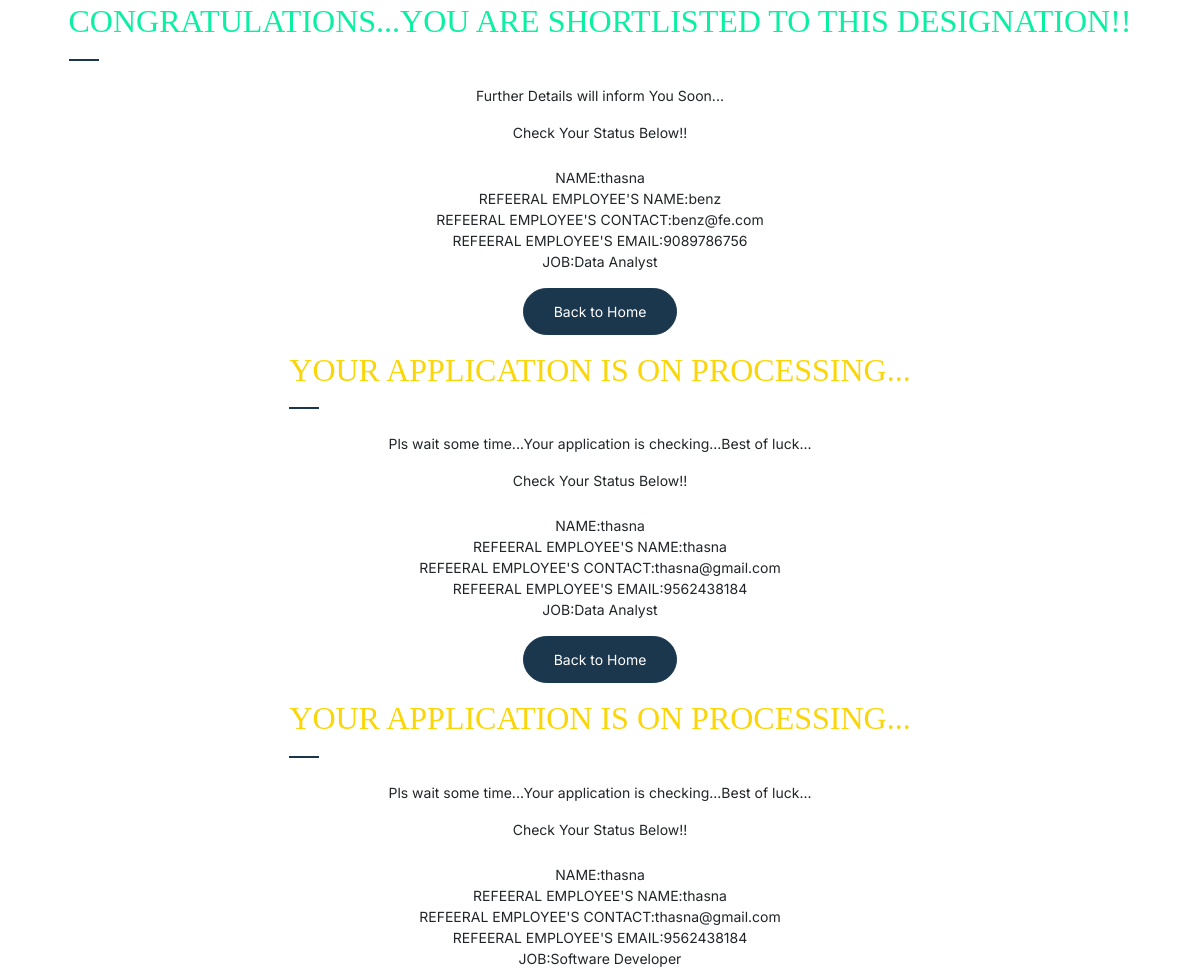
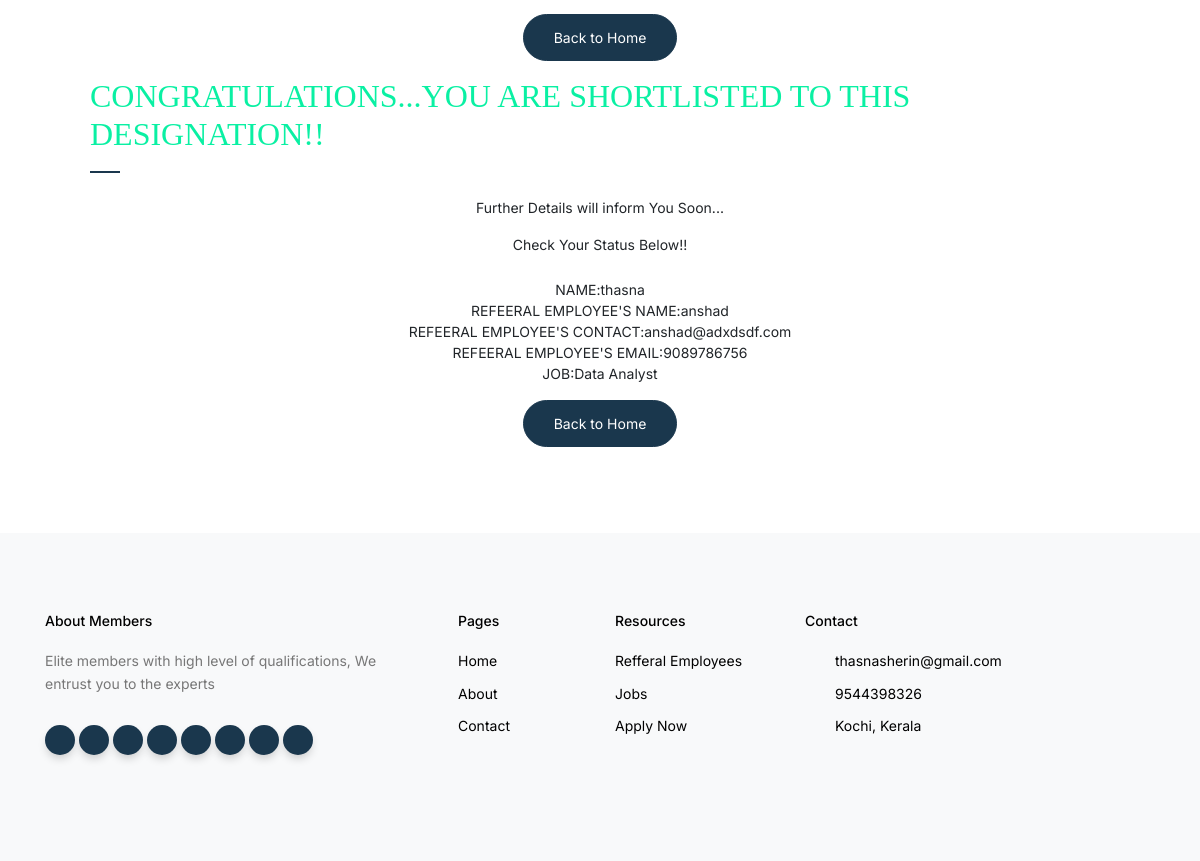
/emphistory (signed in, lower part), run on an earlier commit of the app's database (2 pictures, top to bottom).
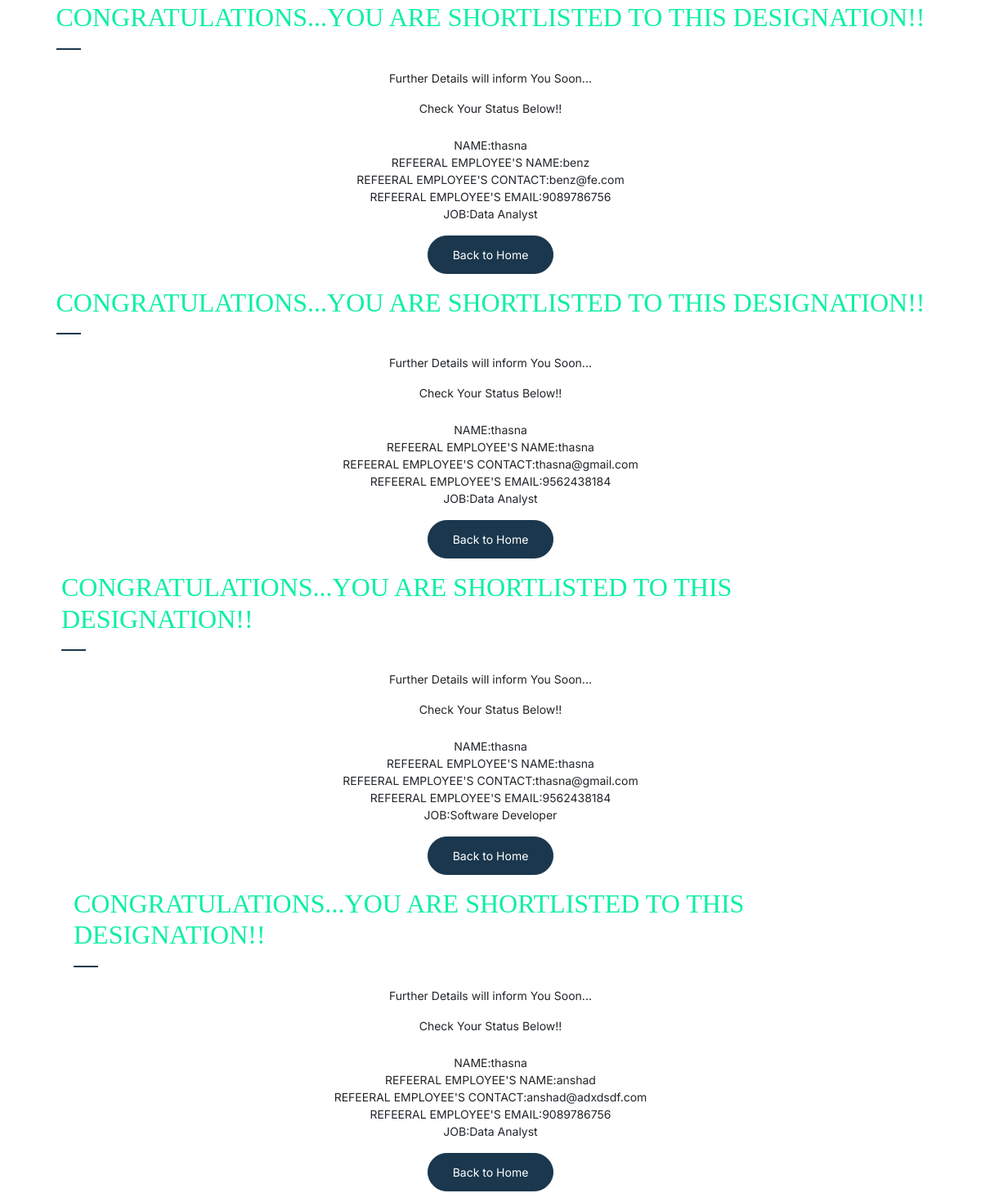
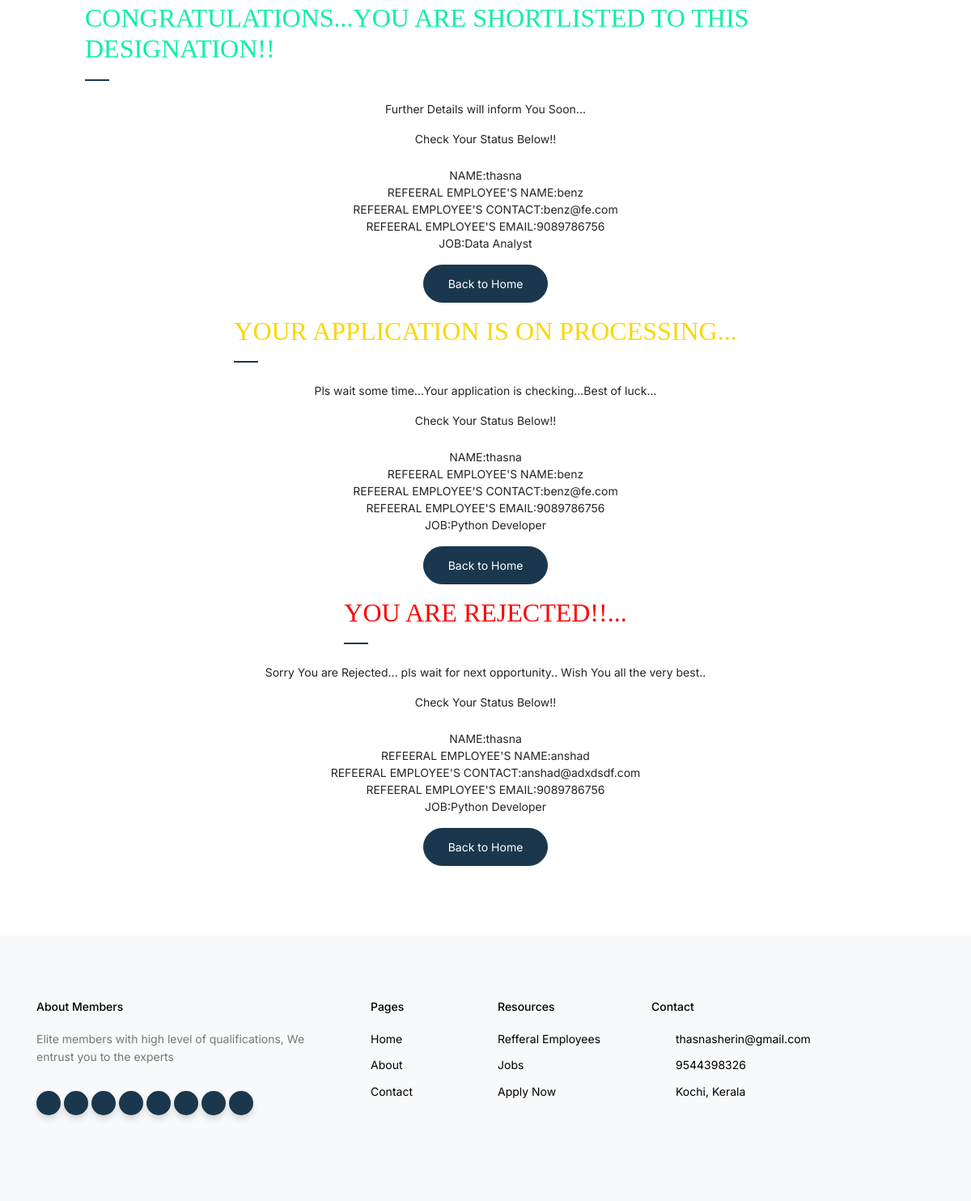
And on a later commit of the database (2 pictures, top to bottom).
### UserApp/models.py (models this page shows)
class  Ebooking(models.Model):
    uid=models.ForeignKey(Register,on_delete=models.CASCADE,null=True)
    eid=models.ForeignKey(Eregister,on_delete=models.CASCADE,null=True)
    job=models.CharField(max_length=20,default='')
    resume=models.FileField(upload_to='resumes')
    coverletter=models.CharField(max_length=500)
    status=models.IntegerField(default=0)

class Register(models.Model):
    username=models.CharField(max_length=100)
    password=models.CharField(max_length=100)
    email=models.EmailField()
    number=models.IntegerField()

### Employee/models.py (models this page shows)
class Eregister(models.Model):
    name=models.CharField(max_length=100)
    password=models.CharField(max_length=10,default='')
    email=models.EmailField()
    phone=models.CharField(max_length=100)
    design=models.CharField(max_length=100)
    qual=models.CharField(max_length=100)
    img=models.ImageField(upload_to='images',default='null.jpg')
    status=models.IntegerField(default=0)

### UserApp/views.py (the view)
# urls.py: path('emphistory',views.emphistory,name="emphistory"),
def emphistory(request):
    if 'u_id' in request.session:
       uid=request.session.get('u_id')
       data=Ebooking.objects.filter(uid=uid)
       return render(request,'emphistory.html',{'data':data})
    return render(request,'login.html',{'msg1':"you need to login"})

### UserApp/templates/emphistory.html
{% extends 'home_page.html' %}
{% block content %}
<center><div class="untree_co-section">
    <div class="container">
        <div class="row justify-content-between align-items-center">
            {% for i in data %}
            <div class="col-lg-12">
                {% if i.status == 0 %}
                <b><h2 class="section-title text-left mb-4" style="color: rgb(250, 214, 9);">YOUR APPLICATION IS ON PROCESSING...</h2></b>
                <p>Pls wait some time...Your application is checking...Best of luck...</p>
                <p class="mb-4">Check Your Status Below!!</p>
                <ul class="list-unstyled">
                    <li>NAME:{{i.uid.username}}</li>
                    <li>REFEERAL EMPLOYEE'S NAME:{{i.eid.name}}</li>
                    <li>REFEERAL EMPLOYEE'S CONTACT:{{i.eid.email}}</li>
                    <li>REFEERAL EMPLOYEE'S EMAIL:{{i.eid.phone}}</li>
                    <li>JOB:{{i.job}}</li>
                </ul>
                <p><a href="{% url 'home_page' %}" class="btn btn-primary">Back to Home</a></p>
                {% elif i.status == 1 %}
                <b><h2 class="section-title text-left mb-4" style="color:rgb(10, 240, 163);">CONGRATULATIONS...YOU ARE SHORTLISTED TO THIS DESIGNATION!!</h2></b>
                <p>Further Details will inform You Soon...</p>
                <p class="mb-4">Check Your Status Below!!</p>
                <ul class="list-unstyled">
                    <li>NAME:{{i.uid.username}}</li>
                    <li>REFEERAL EMPLOYEE'S NAME:{{i.eid.name}}</li>
                    <li>REFEERAL EMPLOYEE'S CONTACT:{{i.eid.email}}</li>
                    <li>REFEERAL EMPLOYEE'S EMAIL:{{i.eid.phone}}</li>
                    <li>JOB:{{i.job}}</li>
                </ul>
                <p><a href="{% url 'home_page' %}" class="btn btn-primary">Back to Home</a></p>
                {% elif i.status == 2 %}
                <b><h2 class="section-title text-left mb-4" style="color:red;">YOU ARE REJECTED!!...</h2></b>
                <p>Sorry You are Rejected... pls wait for next opportunity.. Wish You all the very best..</p>
                <p class="mb-4">Check Your Status Below!!</p>
                <ul class="list-unstyled">
                    <li>NAME:{{i.uid.username}}</li>
                    <li>REFEERAL EMPLOYEE'S NAME:{{i.eid.name}}</li>
                    <li>REFEERAL EMPLOYEE'S CONTACT:{{i.eid.email}}</li>
                    <li>REFEERAL EMPLOYEE'S EMAIL:{{i.eid.phone}}</li>
                    <li>JOB:{{i.job}}</li>
                </ul>
                <p><a href="{% url 'home_page' %}" class="btn btn-primary">Back to Home</a></p>
            </div>
            {% endif %}
            {% endfor %}
        </div>
    </div>
</div>
</center>
{% endblock %}

What changed in the data, as far as the page shows it:
changed Ebooking (number 2 of 7 on the later page): status "YOUR APPLICATION IS ON PROCESSING... Pls wait some time...Your application is checking...Best of luck..." → "CONGRATULATIONS...YOU ARE SHORTLISTED TO THIS DESIGNATION!! Further Details will inform You Soon..."
changed Ebooking "Software Developer": status "YOUR APPLICATION IS ON PROCESSING... Pls wait some time...Your application is checking...Best of luck..." → "CONGRATULATIONS...YOU ARE SHORTLISTED TO THIS DESIGNATION!! Further Details will inform You Soon..."
added Ebooking: uid.username "thasna", eid.name "benz", eid.email "benz@fe.com", eid.phone "9089786756", job "Data Analyst"
added Ebooking: uid.username "thasna", eid.name "benz", eid.email "benz@fe.com", eid.phone "9089786756", job "Python Developer"
added Ebooking: uid.username "thasna", eid.name "anshad", eid.email "anshad@adxdsdf.com", eid.phone "9089786756", job "Python Developer"
